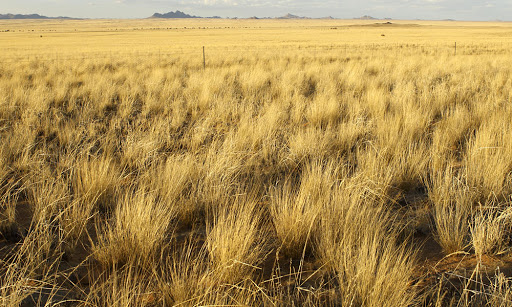
#> input picture Image_editing_code/grass.jpg, 512 x 307 px
$ python merging.py
#> lines starting #> are read from the running program, lines starting #| are printed output that depends on the picture
import cv2

# read the images
img1 = cv2.imread('grass.jpg')
#> img1 is the input picture: shape (307, 512, 3); mean B, G, R 80.2, 138.7, 168.2

def concat_vh(list_2d):

      # return final image
    return cv2.vconcat([cv2.hconcat(list_h)
                        for list_h in list_2d])
# image resizing
img1_s = cv2.resize(img1, dsize = (0,0),
                    fx = 0.5, fy = 0.5)
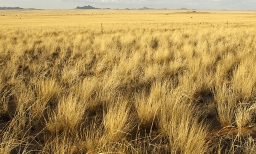
#> img1_s: shape (154, 256, 3); mean B, G, R 80.2, 138.7, 168.2


# function calling
img_tile = concat_vh([[img1_s, img1_s, img1_s],
                      [img1_s, img1_s, img1_s],
                      [img1_s, img1_s, img1_s]])
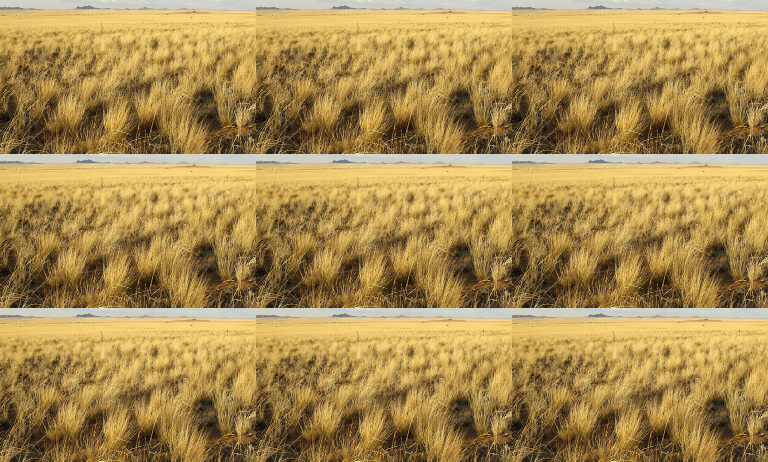
#> img_tile: shape (462, 768, 3); mean B, G, R 80.2, 138.7, 168.2

# show the output image
cv2.imshow('moutput.jpg', img_tile)
cv2.waitKey(0)
